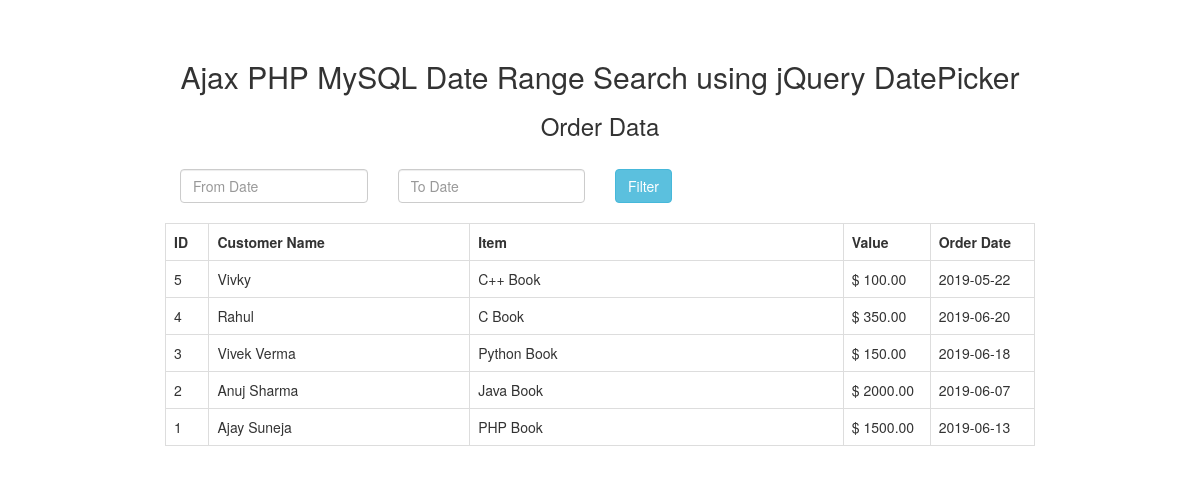
The page / on the database its author committed.
### tables this page shows
CREATE TABLE `tbl_order` (
  `order_id` int(11) NOT NULL,
  `order_customer_name` varchar(255) NOT NULL,
  `order_item` varchar(255) NOT NULL,
  `order_value` double(12,2) NOT NULL,
  `order_date` date NOT NULL
);

### index.php (the view, shortened to what this page needs)
<?php
 $connect = mysqli_connect("localhost", "root", "1234", "testing");
 $query = "SELECT * FROM tbl_order ORDER BY order_id desc";
 $result = mysqli_query($connect, $query);
 ?>
 <!DOCTYPE html>
 <html>
      <head>
           <link rel="stylesheet" href="https://maxcdn.bootstrapcdn.com/bootstrap/3.3.6/css/bootstrap.min.css" />
           <link rel="stylesheet" href="http://code.jquery.com/ui/1.11.4/themes/smoothness/jquery-ui.css">
      </head>
      <body>
           <br /><br />
           <div class="container" style="width:900px;">
                <h2 align="center">Ajax PHP MySQL Date Range Search using jQuery DatePicker</h2>
                <h3 align="center">Order Data</h3><br />
                <div class="col-md-3">
                     <input type="text" name="from_date" id="from_date" class="form-control" placeholder="From Date" />
                </div>
                <div class="col-md-3">
                     <input type="text" name="to_date" id="to_date" class="form-control" placeholder="To Date" />
                </div>
                <div class="col-md-5">
                     <input type="button" name="filter" id="filter" value="Filter" class="btn btn-info" />
                </div>
                <br />
                <div id="order_table">
                     <table class="table table-bordered">
                          <tr>
                               <th width="5%">ID</th>
                               <th width="30%">Customer Name</th>
                               <th width="43%">Item</th>
                               <th width="10%">Value</th>
                               <th width="12%">Order Date</th>
                          </tr>
                     <?php
                     while($row = mysqli_fetch_array($result))
                     {
                     ?>
                          <tr>
                               <td><?php echo $row["order_id"]; ?></td>
                               <td><?php echo $row["order_customer_name"]; ?></td>
                               <td><?php echo $row["order_item"]; ?></td>
                               <td>$ <?php echo $row["order_value"]; ?></td>
                               <td><?php echo $row["order_date"]; ?></td>
                          </tr>
                     <?php
                     }
                     ?>
                     </table>
                </div>
           </div>
      </body>
 </html>

### rows shown on the page
tbl_order: order_id "5", order_customer_name "Vivky", order_item "C++ Book", order_value "100.00", order_date "2019-05-22"
tbl_order: order_id "4", order_customer_name "Rahul", order_item "C Book", order_value "350.00", order_date "2019-06-20"
tbl_order: order_id "3", order_customer_name "Vivek Verma", order_item "Python Book", order_value "150.00", order_date "2019-06-18"
tbl_order: order_id "2", order_customer_name "Anuj Sharma", order_item "Java Book", order_value "2000.00", order_date "2019-06-07"
tbl_order: order_id "1", order_customer_name "Ajay Suneja", order_item "PHP Book", order_value "1500.00", order_date "2019-06-13"
